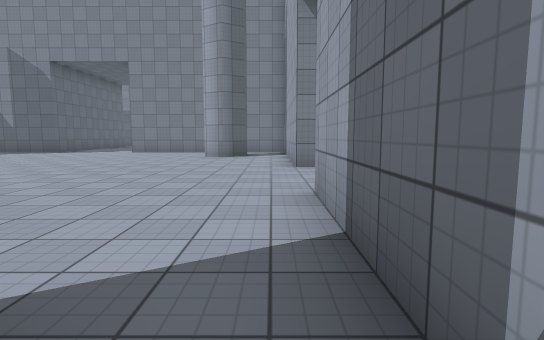
view 1 (above)

24 first-person views from a walk through a Unity game level. The camera is 1.3 m above the floor, tilts 6° down and sees 80° across. The floor is counted in squares, 2 m on a side. Each view is taken from the middle of a square. On the plan, view 1 faces up. The plan holds only what a view shows up to about 10 squares ahead; the rest is blank. The place goes on beyond the plan. Surface patterns are stand-ins for the level's own textures.

view 2
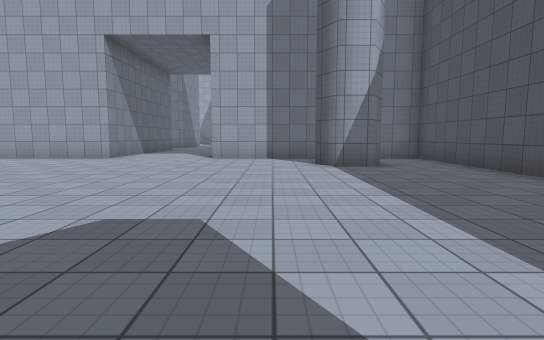

view 3
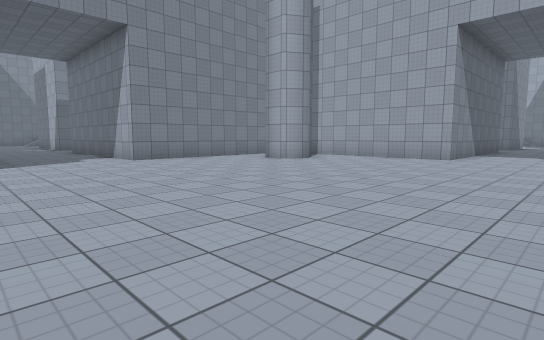

view 4
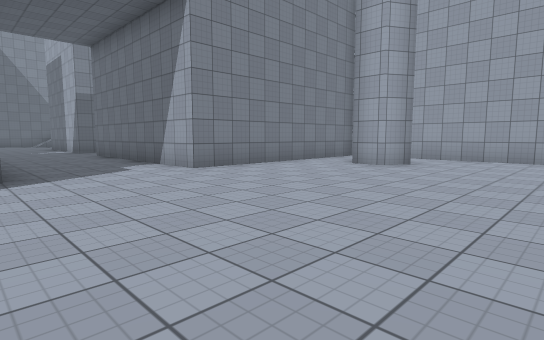

view 5
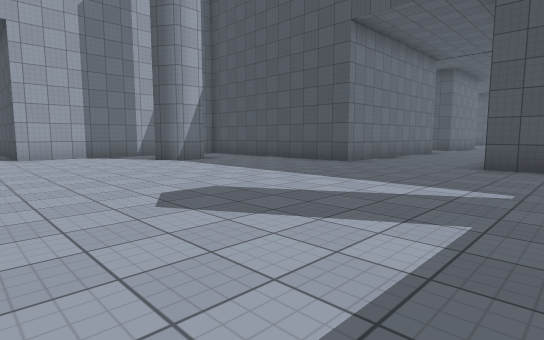

view 6
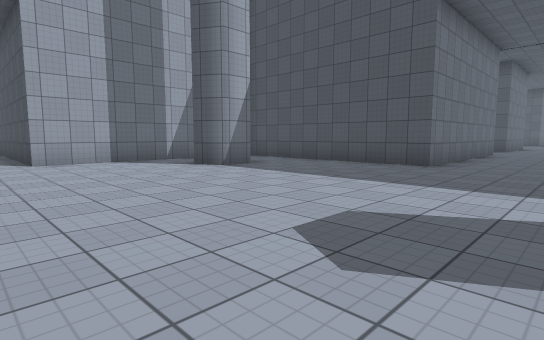

view 7
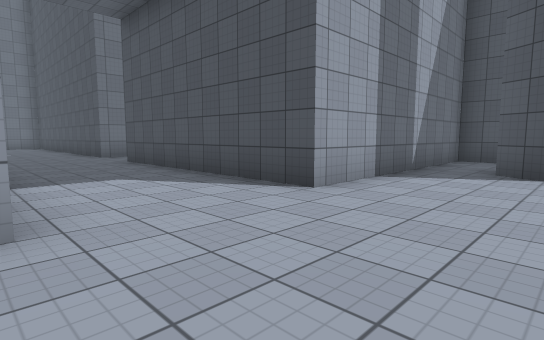

view 8
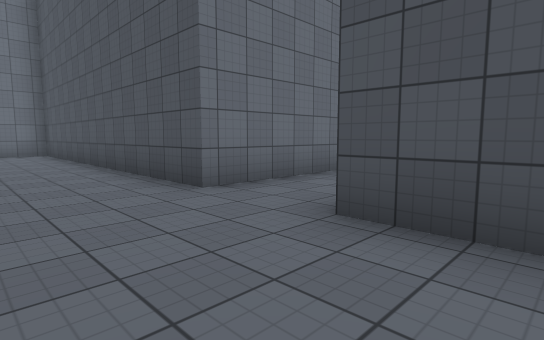

view 9
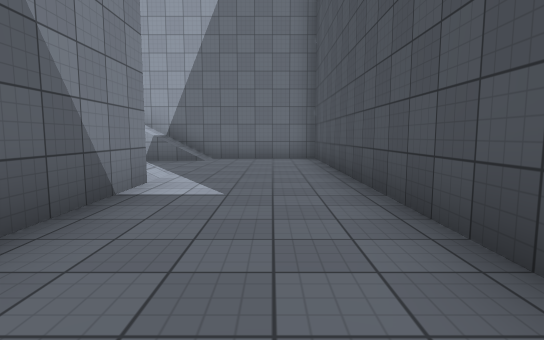

view 10
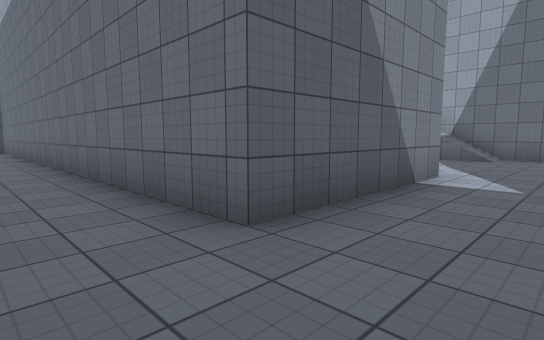

view 11
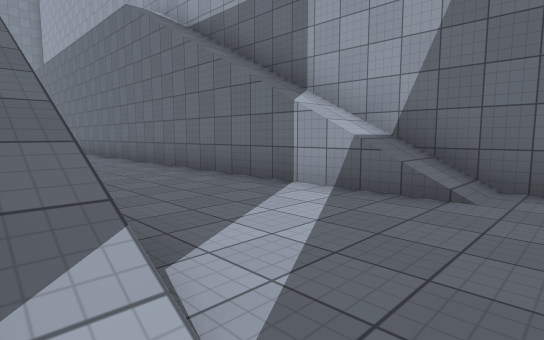

view 12
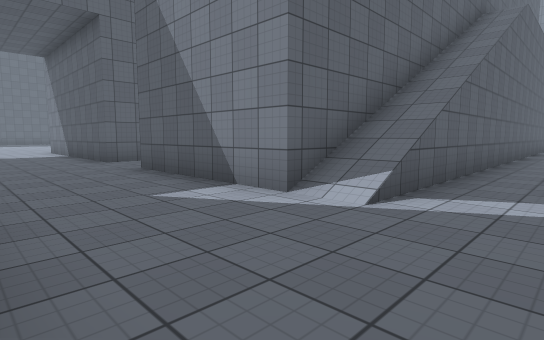

view 13
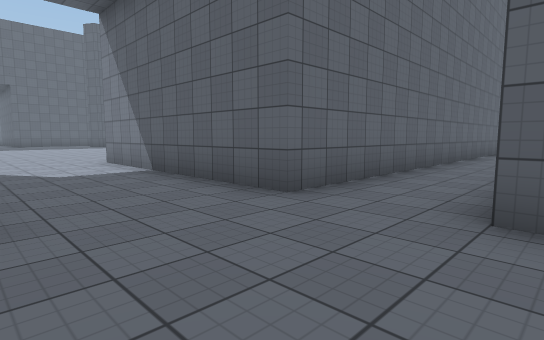

view 14
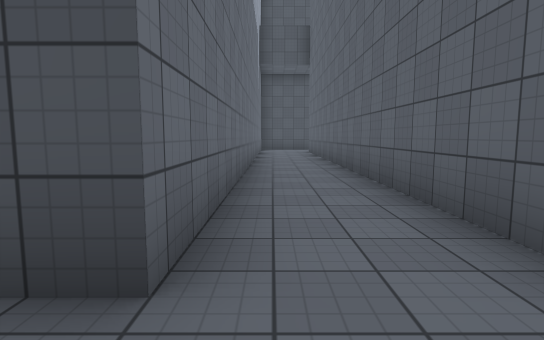

view 15
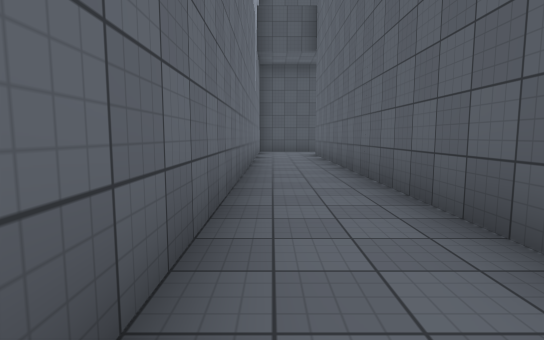

view 16
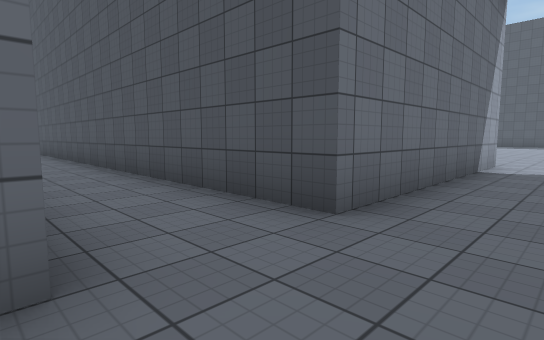

view 17
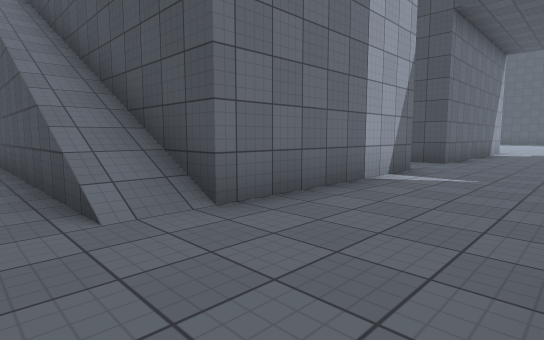

view 18
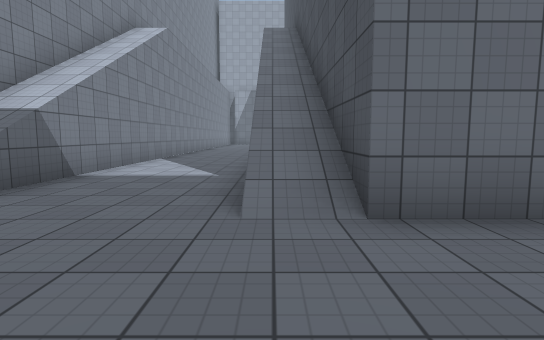

view 19
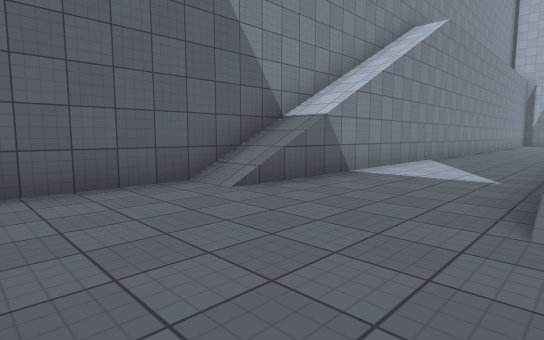

view 20
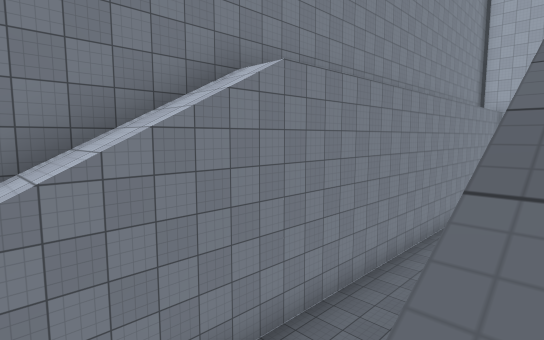

view 21
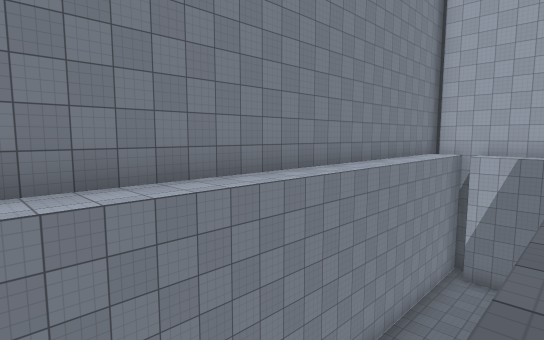

view 22
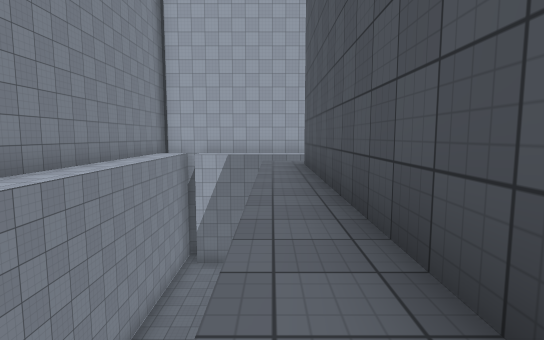

view 23
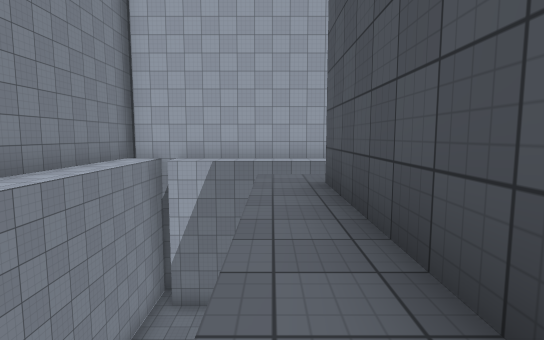

view 24
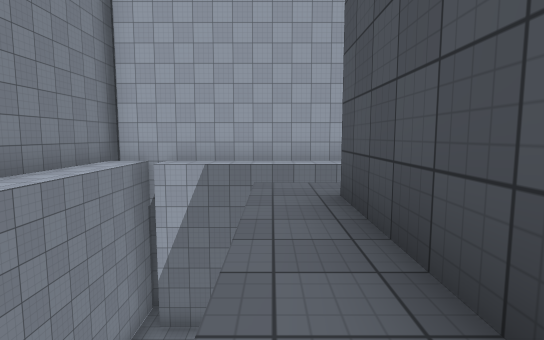

### Floor plan
Key: @ floor where view 1 was taken; # wall or solid block; . main floor; : floor 8 m higher than the main floor; / step, stairs or slope.
Columns run from 10 left of view 1 to 18 right of it. Each row starts with its distance up from view 1.
 31   ###########################
 30   ...////////  :::::::::::::#
 29   ...///////////////////////#
 28   ...............     .....:#
 27   ..............           :#
 26   ...////////  :::::::::   :#
 25   ...#########  #######:   :#
 24   ...#                     :#
 23   ...#
 22   ...#
 21    ..#
 20   ..........
 19   .............
 18   ...###########  .#
 17   ...#            .#
 16   ...#          #..#  #     #
 15   ...#          #..#  #:. .:#
 14   ...#          #..#  #/.../#
 13  #...######     #..#  #/.../#
 12  .........      #..#  #/.../#
 11  .......## #    #..#  #/.../#
 10  .......#..#    #..#  #/.../#
  9  ..........#    #..#  #/.../#
  8  ..........#    #..#  #/.../#
  7  ..........######..####/.../#
  6  ...........................#
  5 ............................#
  4 ............................#
  3 ...........######..##########
  2 ...........#    #..#
  1 ...........#    #..#
  0 ........##@#    #..#
 -1  ..........#    #..#
 -2  ..........#    #..#
 -3  #...#######    #..#
 -4   ...#          #..#
 -5   ...#          #..#

Where each view was taken, in squares from view 1:
view 1: 0 up, 0 right, facing up
view 2: 2 up, 9 left, facing right
view 3: 4 up, 9 left, facing up-right
view 4: 7 up, 9 left, facing up-right
view 5: 5 up, 10 left, facing down-right
view 6: 5 up, 8 left, facing down-right
view 7: 7 up, 2 left, facing down-right
view 8: 6 up, 5 right, facing down-right
view 9: 5 up, 8 right, facing right
view 10: 5 up, 7 right, facing up-right
view 11: 6 up, 13 right, facing up-right
view 12: 4 up, 15 right, facing up-left
view 13: 4 up, 9 right, facing up-left
view 14: 5 up, 8 right, facing down
view 15: 3 up, 8 right, facing down
view 16: 21 up, 7 left, facing down-right
view 17: 27 up, 8 left, facing down-right
view 18: 26 up, 8 left, facing right
view 19: 26 up, 8 left, facing up-right
view 20: 26 up, 1 left, facing up-right
view 21: 26 up, 5 right, facing up-right
view 22: 26 up, 5 right, facing right
view 23: 26 up, 8 right, facing right
view 24: 26 up, 9 right, facing right
